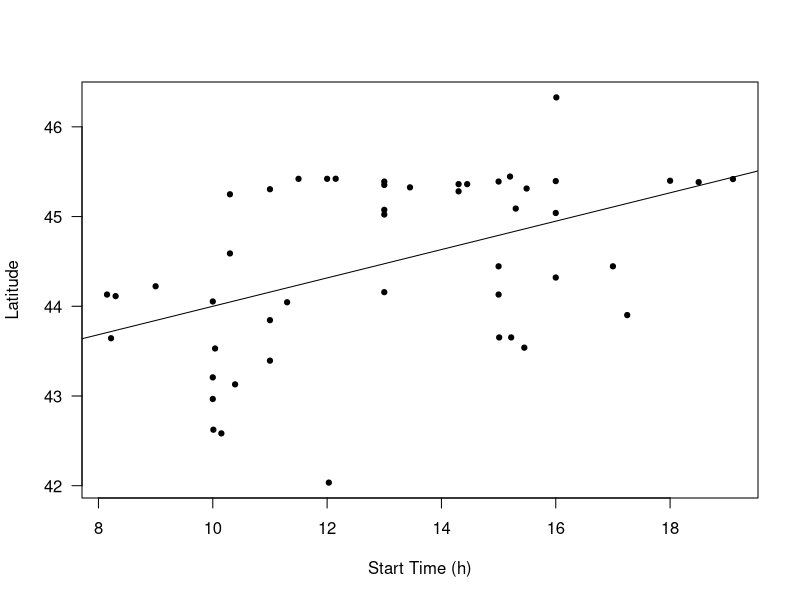

Generate this figure with R:
# Plotting Vanessa atalanta migration 2012
# Jeffrey C. Oliver
# jcoliver@email.arizona.edu
# 2017-03-27

rm(list = ls())

################################################################################
vatal.data <- read.delim(file = "data/vanessa-atalanta-data.txt")

# Plotting points on map, color by date


# Plotting regression between start time and latitude for April 16
vatal.Apr.16 <- vatal.data[vatal.data$date == "2012-04-16", ]

vatal.Apr.16$hour <- as.numeric(gsub(":", ".", vatal.Apr.16$start.time))
# vatal.Apr.16$start.time <- strptime(x = paste0(vatal.Apr.16$date, " ", vatal.Apr.16$start.time), 
#                                     format = "%Y-%m-%d %H:%M")

lat.time.model <- lm(latitude ~ hour, data = vatal.Apr.16)
lat.time.a <- lat.time.model$coefficients['(Intercept)']
lat.time.b <- lat.time.model$coefficients['hour']

plot(x = vatal.Apr.16$hour, 
     y = vatal.Apr.16$latitude,
     xlab = "Start Time (h)",
     ylab = "Latitude",
     pch = 19,
     cex = 0.7,
     las = 1)
abline(a = lat.time.a, b = lat.time.b)
